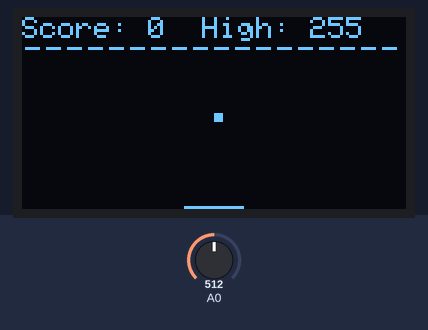
Simulated run of this sketch. Board: Arduino Uno, built with avr-gcc and run on an emulated ATmega328P. Shown: 128×64 one-colour display. Inputs (shaded band) come from the test bench; at power-on: A0 = 512.

Above: at 0.23 s.
At 0.8 s:
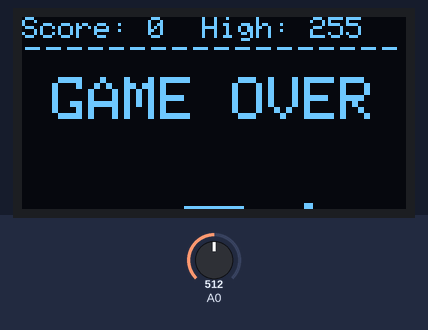
0.9 s: A0 set to 533
2.5 s: A0 set to 511
4.0 s: A0 set to 306
At 5.5 s:
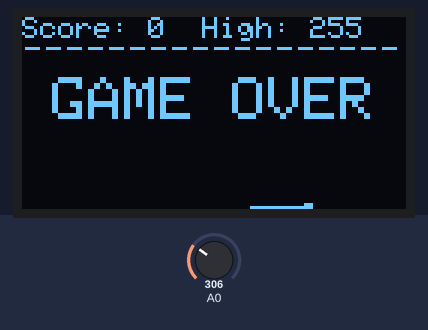
Timing chart, 0 to 7.0 s (numbered marks = the images above; inputs shaded):
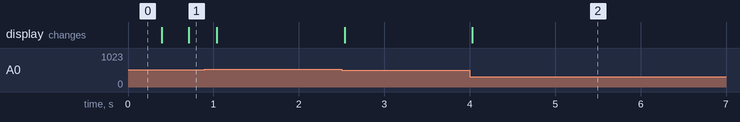

Measured:
- after the input at 4.0 s, the display: changes at once (image 2)

The sketch:

breakout.ino
```cpp
#include <SPI.h>
#include <Wire.h>
#include <Adafruit_GFX.h>
#include <Adafruit_SSD1306.h>
#include <stdlib.h>
#include <stdio.h>
#include <EEPROM.h>

#define SCREEN_WIDTH 128 // OLED display width, in pixels
#define SCREEN_HEIGHT 64 // OLED display height, in pixels

// Declaration for an SSD1306 display connected to I2C (SDA, SCL pins)
#define OLED_RESET     4 // Reset pin # (or -1 if sharing Arduino reset pin)
Adafruit_SSD1306 display(SCREEN_WIDTH, SCREEN_HEIGHT, &Wire, OLED_RESET);

#define BRICKS 18
#define RACK_LENGTH 20

typedef struct brick {
  int x_start;
  int x_end;
  int visible;
} brick;

int is_brick(int x, brick bricks[BRICKS])
{
  for (int i=0; i< BRICKS; i++) {
    if ((bricks[i].x_start <= x+2) && (bricks[i].x_end >= x) && (bricks[i].visible == 1)) {
      bricks[i].visible = 0;
      return 1;
    }
  }
  return 0;
}

int all_bricks_gone(brick bricks[BRICKS]) {
  for (int i=0; i<BRICKS; i++) {
    if (bricks[i].visible == 1) {
      return 0;
    }
  }
  return 1;
}

void setup() {
  int x_start = 64;
  int y_start = 32;
  int x_dir = 1;
  int y_dir = 1;
  int analog_val = 0;
  brick rack;
  int points = 0;
  int game_over = 0;
  int x_angle = 2;
  int y_angle = 2;
  brick bricks[BRICKS];
  int gspeed = 1;
  int ee_address = 0;
  int high_score = 0;
  int store_score = 1;

  Serial.begin(9600);

// read high score
  high_score = EEPROM.read(ee_address);

// init the rack
  rack.x_start = 0;
  rack.x_end = RACK_LENGTH;
  rack.visible = 1;

// init bricks
  for (int i=0; i<BRICKS; i++) {
    bricks[i].visible = 1;
  }

  {
    int tmp_start = 1;
    int tmp_end = 6;
    for (int i=0; i<BRICKS; i++) {
      bricks[i].x_start = tmp_start;
      bricks[i].x_end = tmp_end;
      tmp_start += 7;
      tmp_end += 7;
    }
  }


  // SSD1306_SWITCHCAPVCC = generate display voltage from 3.3V internally
  if(!display.begin(SSD1306_SWITCHCAPVCC, 0x3C)) { // Address 0x3D for 128x64
    Serial.println(F("SSD1306 allocation failed"));
    for(;;); // Don't proceed, loop forever
  }

  // Clear the buffer
  display.clearDisplay();

// set display text settings
  display.setTextSize(1);      // Normal 1:1 pixel scale
  display.setTextColor(WHITE); // Draw white text
  display.cp437(true);         // Use full 256 char 'Code Page 437' font

// The main loop
  while (1) {
      if (game_over == 0) {
    display.clearDisplay();
      }
      for (int i=0; i<128; i++){
        display.drawPixel(i,63,BLACK);
      }

// reset bricks if all gone
  if (all_bricks_gone(bricks)) {
    gspeed++;
    for (int i=0; i<BRICKS; i++) {
      bricks[i].visible = 1;
    }
  }

// read joystick
    analog_val = analogRead(A0);
    rack.x_start = map(analog_val, 0, 1023, 128 - RACK_LENGTH, 0);
    rack.x_end = rack.x_start + RACK_LENGTH;

// print rack
    for (int i=rack.x_start; i<rack.x_end; i++) {
      display.drawPixel(i, 63, WHITE);
    }

// print points
    display.setTextSize(1);
    display.setCursor(0, 0);     // Start at top-left corner
    display.print("Score: ");
    display.print(String(points));
    display.print("  High: ");
    display.print(String(high_score));

// print bricks
    for (int i=0; i<BRICKS; i++) {
      if (bricks[i].visible) {
        for (int j=bricks[i].x_start; j<bricks[i].x_end; j++) {
          display.drawPixel(j,10, WHITE);
        }
      }
    }

// print ball
    for (int x=x_start; x<=x_start+2; x++) {
      for (int y=y_start; y<=y_start+2; y++) {
        display.drawPixel(x, y, WHITE);
      }
    }

// write to display
    display.display();

// calculate wall bounce and detect hits
    if (x_start >= 126) {
      x_dir = -1;
    }
    if (x_start <= 0) {
      x_dir = 1;
    }
    if (y_start >= 62) {
      y_dir = -1;
      if ((rack.x_start <= (x_start+5)) && (rack.x_end > x_start-2)) {
        if (((x_start+1) <= (rack.x_start+6)) || ((x_start+1) >= rack.x_end-6)) {
          y_angle = 1*gspeed;
          x_angle = 2*gspeed;
        }
        else {
          y_angle = 2*gspeed;
          x_angle = 1*gspeed;
        }
      }
      else {
        game_over = 1;
      }
    }
    if (y_start <= 10) {
      y_dir = 1;
      if (is_brick(x_start, bricks)) {
         points++;
      }
    }
    if (game_over == 0) {
      x_start += x_dir*x_angle;
      y_start += y_dir*y_angle;
    }
    else {
      // if ball hits ground game is over
      display.setTextSize(2);      // Normal 1:1 pixel scale
      display.setTextColor(WHITE); // Draw white text
      display.setCursor(10, 20);     // Start at top-left corner
      display.println("GAME OVER");
      if ((store_score == 1) && (points > high_score)) {
        display.setTextSize(1);
        display.print("      New high!");
      }
      display.display();
      if ((store_score == 1) && (points > high_score)) {
        store_score = 0;
        EEPROM.write(ee_address, points);
        Serial.println("store in eeprom");
      }
    }
  }
}
```
